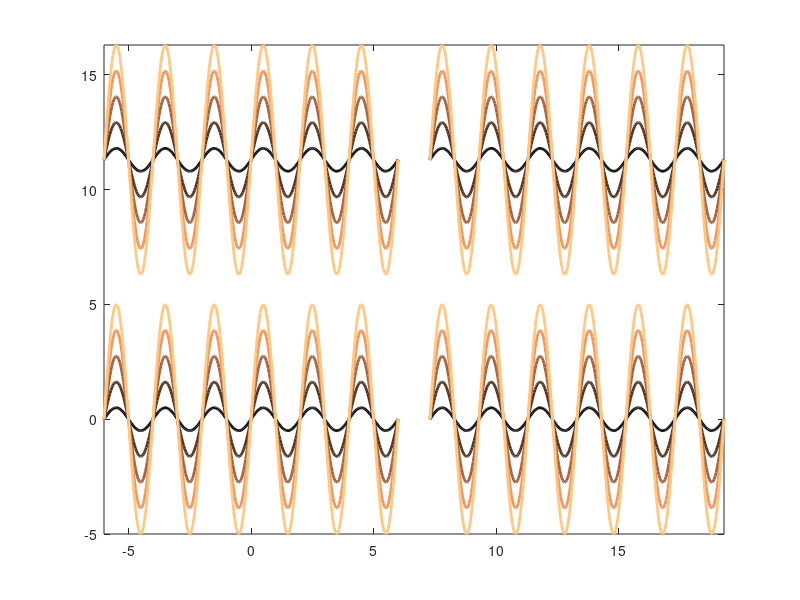

This figure's MATLAB source: (Note: this script raises an error after producing the figure.)
figure(1), clf, set(1, 'Color', 'w');

t = linspace(-6,6,300);

avals = linspace(0.5, 5, 5);
cmap = copper(numel(avals));
for i = 1:numel(avals)
    y = avals(i)*sin(2*pi*0.5*t);
    h(i) = plot(t, y, '-', 'Color', cmap(i, :), 'LineWidth', 2);
    hold on
    plot(t + 13.3, y, '-', 'Color', cmap(i, :), 'LineWidth', 2);
    
    plot(t, y+11.3, '-', 'Color', cmap(i, :), 'LineWidth', 2);
    plot(t + 13.3, y+11.3, '-', 'Color', cmap(i, :), 'LineWidth', 2);
end

xlim([-6 19.3]);
ylim([-5 16.3]);

% playing around with a dot and label

%hm = plot(5.5,4, 'o', 'MarkerSize', 20, 'MarkerFaceColor', 'b', 'MarkerEdgeColor', 'none');
%ht = text(1,1, 'Anchored Label', 'HorizontalAlignment', 'center', 'VerticalAlignment', 'top');

aa = AutoAxis();
axh = gca;
aa.addAutoBridgeX('zero', 0, 'start', -6, 'stop', 6);
aa.addAutoBridgeX('zero', 13.3, 'start', -6, 'stop', 6);
aa.addAutoBridgeY('zero', 0, 'start', -5, 'stop', 5);
aa.addAutoBridgeY('zero', 11.3, 'start', -5, 'stop', 5);
aa.update();

grid minor;